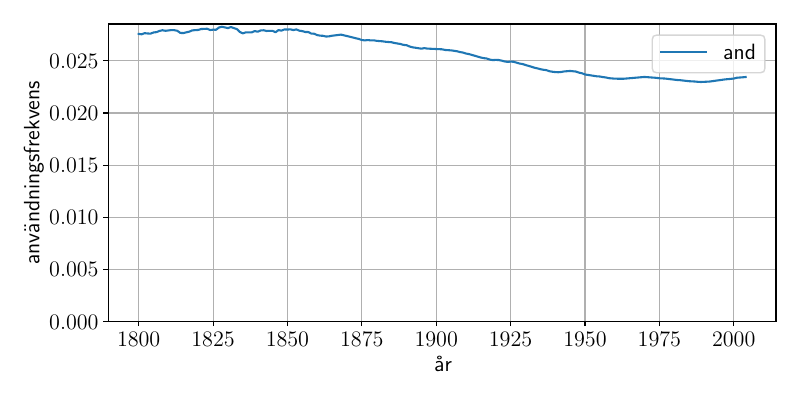

Write the Python code that produced this figure.
import numpy as np
import os
import csv
import matplotlib as mpl
from matplotlib import pyplot as plt

### for plotting nice plots ###
width = 6
height = width / 1.5
fsize = 16
font = {'size': fsize}
mpl.rc('font', **font)
mpl.rc('xtick', labelsize=fsize)
mpl.rc('ytick', labelsize=fsize)
mpl.rc('text', usetex=True)

phrases = ["and"]
case_option = "caseInsensitive"
start_year_option = "1800"
end_year_option = "2004" # data later than 2004 seems off

### fetch and plot frequency data for phrases ###
fig, ax = plt.subplots(figsize=(8,4))
for phrase in phrases:

	### check if data file already exists, if not, run getngrams.py ###
	csv_filename = 'csv files/' + phrase.replace(" ", "") + '-eng_2012-' + start_year_option + '-' + end_year_option + '-3-' + case_option + '.csv'
	if not os.path.isfile(csv_filename):
		os.system("python getngrams.py " + phrase \
			+ " -startYear=" + start_year_option \
			+ " -endYear=" + end_year_option \
			+ " -" + case_option \
			+ " -noprint")

	### read data from file generated by getngrams.py ###
	with open(csv_filename) as csv_file:
		read_csv = csv.reader(csv_file, delimiter=',')

		year = [] # initialize
		popularity = [] # initialize
		for row in read_csv:
			if (row[0].isdigit()):
				year.append(float(row[0]))
				popularity.append(float(row[1]))

	### plot data ###
	ax.plot(year, np.array(popularity), label=phrase)
ax.set_xlabel(r'år')
ax.set_ylabel(r'användningsfrekvens')
ax.set_ylim(bottom=0.0)

### legend & save file ###
plt.tight_layout()
plt.grid()
plt.legend()
filename = f'popularity_plot.pdf'
plt.savefig(filename)
plt.show()